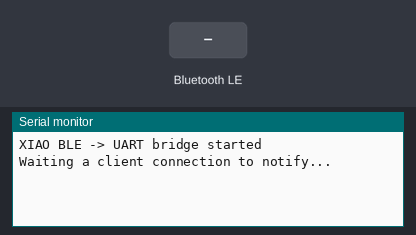
A sketch run on a simulated ESP32. On the bench: the last lines printed to the serial monitor. The test bench sets the inputs (shaded band). Nothing arrives over Bluetooth unless stated; a phone connects over Bluetooth LE 3 s after start.

Above: at 1.2 s.
1.3 s: Bluetooth LE write "1" received
At 2.1 s:
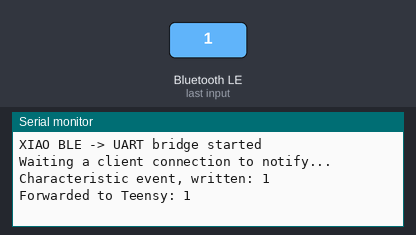
2.8 s: Bluetooth LE write "0" received
At 2.96 s:
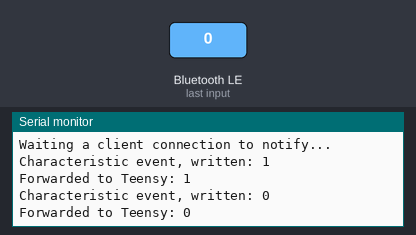
4.5 s: Bluetooth LE write "2" received
At 5.7 s:
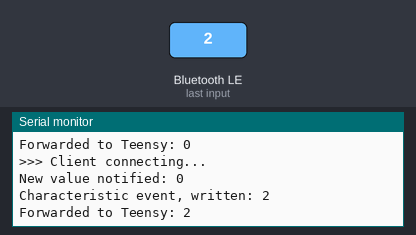

Measured:
- after the input at 1.3 s, the serial monitor: prints a new line at once (image 1)
- after the input at 2.8 s, the serial monitor: prints a new line at once (image 2)
- after the input at 4.5 s, the serial monitor: prints a new line at once (image 3)

The sketch:

webBLE_03.ino
```cpp
#include <BLEDevice.h>
#include <BLEServer.h>
#include <BLEUtils.h>
#include <BLE2902.h>

BLEServer* pServer = NULL;
bool deviceConnected = false;
bool oldDeviceConnected = false;
uint32_t value = 0;

// UART link from XIAO -> Teensy
// Update pins if your XIAO wiring uses different GPIOs.
static const uint32_t UART_BAUD = 115200;
static const int UART_TX_PIN = 21;
static const int UART_RX_PIN = 20;

// See the following for generating UUIDs:
// https://www.uuidgenerator.net/
//
#define SERVICE_UUID        "54a145a2-5493-483a-8b10-be70e00e3c93"
#define CHARACTERISTIC_UUID "54a145a3-5493-483a-8b10-be70e00e3c93"

class MyServerCallbacks: public BLEServerCallbacks {
  void onConnect(BLEServer* pServer) {
    Serial.println(">>> Client connecting...");
    deviceConnected = true;
  };

  void onDisconnect(BLEServer* pServer) {
    Serial.println(">>> Client disconnected");
    deviceConnected = false;
  }
};

class MyCharacteristicCallbacks : public BLECharacteristicCallbacks {
  void onWrite(BLECharacteristic* pCharacteristic) {
    String value = pCharacteristic->getValue();
    if (value.length() > 0) {
      Serial.print("Characteristic event, written: ");
      Serial.println(value); // Print the full string value

      // Forward one line per BLE message to Teensy.
      Serial1.println(value);
      Serial.print("Forwarded to Teensy: ");
      Serial.println(value);
    }
  }
};

void setup() {
  Serial.begin(UART_BAUD);
  Serial1.begin(UART_BAUD, SERIAL_8N1, UART_RX_PIN, UART_TX_PIN);
  Serial.println("XIAO BLE -> UART bridge started");

  // Create the BLE Device
  BLEDevice::init("unsortedLED");

  // Create the BLE Server
  pServer = BLEDevice::createServer();
  pServer->setCallbacks(new MyServerCallbacks());

  // Create the BLE Service
  BLEService *pService = pServer->createService(SERVICE_UUID);

  // Create a BLE Characteristic for receiving data
  BLECharacteristic *pCharacteristic = pService->createCharacteristic(
                                         CHARACTERISTIC_UUID,
                                         BLECharacteristic::PROPERTY_READ   |
                                         BLECharacteristic::PROPERTY_WRITE  |
                                         BLECharacteristic::PROPERTY_WRITE_NR
                                       );

  pCharacteristic->setCallbacks(new MyCharacteristicCallbacks());

  // Start the service
  pService->start();

  // Start advertising
  BLEAdvertising *pAdvertising = BLEDevice::getAdvertising();
  pAdvertising->addServiceUUID(SERVICE_UUID);
  pAdvertising->setScanResponse(true);
  pAdvertising->setMinPreferred(0x06);
  pAdvertising->setMinPreferred(0x12);
  BLEDevice::startAdvertising();
  Serial.println("Waiting a client connection to notify...");
}

void loop() {
  // notify changed value
  if (deviceConnected) {
    Serial.print("New value notified: ");
    Serial.println(value);
    delay(3000); // keep existing behavior
  }
  // disconnecting
  if (!deviceConnected && oldDeviceConnected) {
    Serial.println("Device disconnected.");
    delay(500); // give the bluetooth stack the chance to get things ready
    pServer->startAdvertising();
    Serial.println("Start advertising");
    oldDeviceConnected = deviceConnected;
  }
  // connecting
  if (deviceConnected && !oldDeviceConnected) {
    // do stuff here on connecting
    oldDeviceConnected = deviceConnected;
    Serial.println("Device Connected");
  }
}
```
